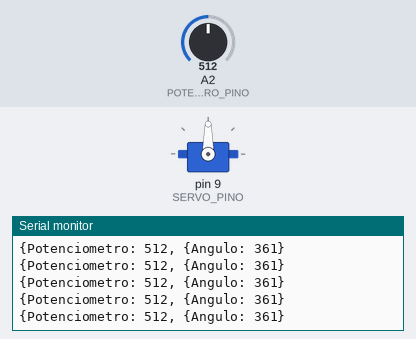
Simulated run of this sketch. Board: Arduino Uno, built with avr-gcc and run on an emulated ATmega328P. Shown: servo, the last lines printed to the serial monitor. Inputs (shaded band) come from the test bench; at power-on: A2 (POTENCIOMETRO_PINO) = 512.

Above: at 1.2 s.
1.3 s: A2 (POTENCIOMETRO_PINO) set to 157
At 1.8 s:
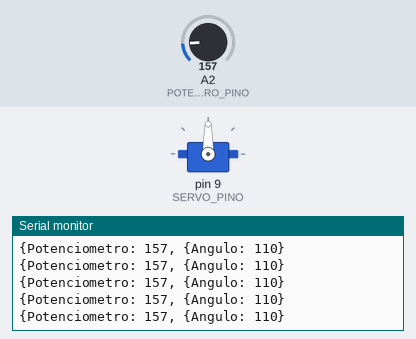
4.3 s: A2 (POTENCIOMETRO_PINO) set to 127
At 5.0 s:
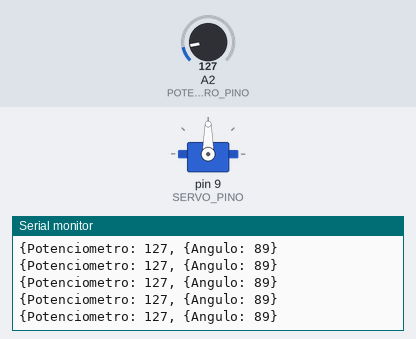
Timing chart, 0 to 7.3 s (numbered marks = the images above; inputs shaded):
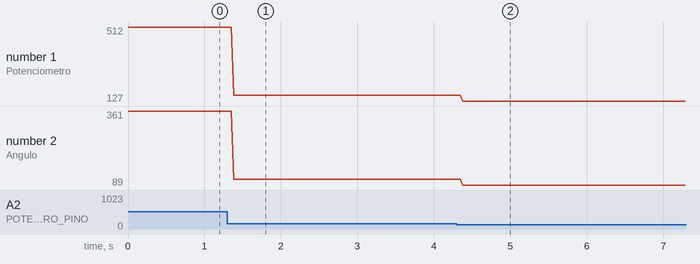

The sketch:

transferidor_sem_botoes.ino
```cpp
#include <Servo.h>

#define POTENCIOMETRO_PINO A2
#define SERVO_PINO 9

#define DEBUG

Servo serv;

#ifdef DEBUG
void print_estado(const int potenciometro, const int angulo)
{
  Serial.print("{Potenciometro: ");
  Serial.print(potenciometro);

  Serial.print(", ");
  Serial.print("{Angulo: ");
  Serial.print(angulo);

  Serial.println("}");
}
#endif

void moverServo(const int angulo)
{
  serv.write(angulo);
  delay(20);
}

void setup()
{
  pinMode(POTENCIOMETRO_PINO, INPUT);
  pinMode(SERVO_PINO, OUTPUT);
  serv.attach(SERVO_PINO);

  #ifdef DEBUG
  Serial.begin(9600);
  #endif
}

void loop()
{
  int potenciometro = analogRead(POTENCIOMETRO_PINO);
  int angulo = map(potenciometro, 0, 255, 0, 180);

  #ifdef DEBUG
  print_estado(potenciometro, angulo);
  #endif
}
```

Measured:
- after the input at 1.3 s, the serial monitor: prints a new line after 0.09 s (image 1)
- after the input at 4.3 s, the serial monitor: prints a new line after 0.08 s (image 2)
- plotted number 1: 512 → 157 after the input at 1.3 s, 157 → 127 after the input at 4.3 s
- plotted number 2: 361 → 110 after the input at 1.3 s, 110 → 89 after the input at 4.3 s
